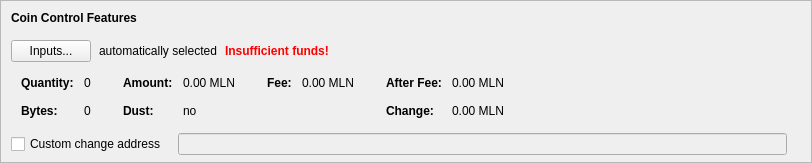
    <widget class="QFrame" name="frameCoinControl">
     <property name="sizePolicy">
      <sizepolicy hsizetype="Expanding" vsizetype="Expanding">
       <horstretch>0</horstretch>
       <verstretch>0</verstretch>
      </sizepolicy>
     </property>
     <property name="maximumSize">
      <size>
       <width>16777215</width>
       <height>16777215</height>
      </size>
     </property>
     <property name="frameShape">
      <enum>QFrame::StyledPanel</enum>
     </property>
     <property name="frameShadow">
      <enum>QFrame::Sunken</enum>
     </property>
     <layout class="QVBoxLayout" name="verticalLayoutCoinControl2">
      <property name="spacing">
       <number>0</number>
      </property>
      <property name="leftMargin">
       <number>0</number>
      </property>
      <property name="topMargin">
       <number>0</number>
      </property>
      <property name="rightMargin">
       <number>0</number>
      </property>
      <property name="bottomMargin">
       <number>6</number>
      </property>
      <item>
       <layout class="QVBoxLayout" name="verticalLayoutCoinControl" stretch="0,0,0,0,1">
        <property name="spacing">
         <number>0</number>
        </property>
        <property name="leftMargin">
         <number>10</number>
        </property>
        <property name="topMargin">
         <number>10</number>
        </property>
        <item>
         <layout class="QHBoxLayout" name="horizontalLayoutCoinControl1">
          <property name="bottomMargin">
           <number>15</number>
          </property>
          <item>
           <widget class="QLabel" name="labelCoinControlFeatures">
            <property name="sizePolicy">
             <sizepolicy hsizetype="Preferred" vsizetype="Maximum">
              <horstretch>0</horstretch>
              <verstretch>0</verstretch>
             </sizepolicy>
            </property>
            <property name="font">
             <font>
              <weight>75</weight>
              <bold>true</bold>
             </font>
            </property>
            <property name="styleSheet">
             <string notr="true">font-weight:bold;</string>
            </property>
            <property name="text">
             <string>Coin Control Features</string>
            </property>
           </widget>
          </item>
         </layout>
        </item>
        <item>
         <layout class="QHBoxLayout" name="horizontalLayoutCoinControl2" stretch="0,0,0,0">
          <property name="spacing">
           <number>8</number>
          </property>
          <property name="bottomMargin">
           <number>10</number>
          </property>
          <item>
           <widget class="QPushButton" name="pushButtonCoinControl">
            <property name="styleSheet">
             <string notr="true"/>
            </property>
            <property name="text">
             <string>Inputs...</string>
            </property>
            <property name="autoDefault">
             <bool>false</bool>
            </property>
           </widget>
          </item>
          <item>
           <widget class="QLabel" name="labelCoinControlAutomaticallySelected">
            <property name="text">
             <string>automatically selected</string>
            </property>
            <property name="margin">
             <number>5</number>
            </property>
           </widget>
          </item>
          <item>
           <widget class="QLabel" name="labelCoinControlInsuffFunds">
            <property name="font">
             <font>
              <weight>75</weight>
              <bold>true</bold>
             </font>
            </property>
            <property name="styleSheet">
             <string notr="true">color:red;font-weight:bold;</string>
            </property>
            <property name="text">
             <string>Insufficient funds!</string>
            </property>
            <property name="margin">
             <number>5</number>
            </property>
           </widget>
          </item>
          <item>
           <spacer name="horizontalSpacerCoinControl">
            <property name="orientation">
             <enum>Qt::Horizontal</enum>
            </property>
            <property name="sizeHint" stdset="0">
             <size>
              <width>40</width>
              <height>1</height>
             </size>
            </property>
           </spacer>
          </item>
         </layout>
        </item>
        <item>
         <widget class="QWidget" name="widgetCoinControl" native="true">
          <property name="sizePolicy">
           <sizepolicy hsizetype="Preferred" vsizetype="Preferred">
            <horstretch>0</horstretch>
            <verstretch>0</verstretch>
           </sizepolicy>
          </property>
          <property name="minimumSize">
           <size>
            <width>0</width>
            <height>0</height>
           </size>
          </property>
          <property name="styleSheet">
           <string notr="true"/>
          </property>
          <layout class="QHBoxLayout" name="horizontalLayoutCoinControl5">
           <property name="leftMargin">
            <number>0</number>
           </property>
           <property name="topMargin">
            <number>0</number>
           </property>
           <property name="rightMargin">
            <number>0</number>
           </property>
           <property name="bottomMargin">
            <number>0</number>
           </property>
           <item>
            <layout class="QHBoxLayout" name="horizontalLayoutCoinControl3" stretch="0,0,0,1">
             <property name="spacing">
              <number>20</number>
             </property>
             <property name="topMargin">
              <number>0</number>
             </property>
             <property name="bottomMargin">
              <number>10</number>
             </property>
             <item>
              <layout class="QFormLayout" name="formLayoutCoinControl1">
               <property name="horizontalSpacing">
                <number>10</number>
               </property>
               <property name="verticalSpacing">
                <number>14</number>
               </property>
               <property name="leftMargin">
                <number>10</number>
               </property>
               <property name="topMargin">
                <number>4</number>
               </property>
               <property name="rightMargin">
                <number>6</number>
               </property>
               <item row="0" column="0">
                <widget class="QLabel" name="labelCoinControlQuantityText">
                 <property name="font">
                  <font>
                   <weight>75</weight>
                   <bold>true</bold>
                  </font>
                 </property>
                 <property name="text">
                  <string>Quantity:</string>
                 </property>
                 <property name="margin">
                  <number>0</number>
                 </property>
                </widget>
               </item>
               <item row="0" column="1">
                <widget class="QLabel" name="labelCoinControlQuantity">
                 <property name="cursor">
                  <cursorShape>IBeamCursor</cursorShape>
                 </property>
                 <property name="contextMenuPolicy">
                  <enum>Qt::ActionsContextMenu</enum>
                 </property>
                 <property name="text">
                  <string notr="true">0</string>
                 </property>
                 <property name="margin">
                  <number>0</number>
                 </property>
                 <property name="textInteractionFlags">
                  <set>Qt::LinksAccessibleByMouse|Qt::TextSelectableByKeyboard|Qt::TextSelectableByMouse</set>
                 </property>
                </widget>
               </item>
               <item row="1" column="0">
                <widget class="QLabel" name="labelCoinControlBytesText">
                 <property name="font">
                  <font>
                   <weight>75</weight>
                   <bold>true</bold>
                  </font>
                 </property>
                 <property name="text">
                  <string>Bytes:</string>
                 </property>
                </widget>
               </item>
               <item row="1" column="1">
                <widget class="QLabel" name="labelCoinControlBytes">
                 <property name="cursor">
                  <cursorShape>IBeamCursor</cursorShape>
                 </property>
                 <property name="contextMenuPolicy">
                  <enum>Qt::ActionsContextMenu</enum>
                 </property>
                 <property name="text">
                  <string notr="true">0</string>
                 </property>
                 <property name="textInteractionFlags">
                  <set>Qt::LinksAccessibleByMouse|Qt::TextSelectableByKeyboard|Qt::TextSelectableByMouse</set>
                 </property>
                </widget>
               </item>
              </layout>
             </item>
             <item>
              <layout class="QFormLayout" name="formLayoutCoinControl2">
               <property name="horizontalSpacing">
                <number>10</number>
               </property>
               <property name="verticalSpacing">
                <number>14</number>
               </property>
               <property name="leftMargin">
                <number>6</number>
               </property>
               <property name="topMargin">
                <number>4</number>
               </property>
               <property name="rightMargin">
                <number>6</number>
               </property>
               <item row="0" column="0">
                <widget class="QLabel" name="labelCoinControlAmountText">
                 <property name="font">
                  <font>
                   <weight>75</weight>
                   <bold>true</bold>
                  </font>
                 </property>
                 <property name="text">
                  <string>Amount:</string>
                 </property>
                 <property name="margin">
                  <number>0</number>
                 </property>
                </widget>
               </item>
               <item row="0" column="1">
                <widget class="QLabel" name="labelCoinControlAmount">
                 <property name="cursor">
                  <cursorShape>IBeamCursor</cursorShape>
                 </property>
                 <property name="contextMenuPolicy">
                  <enum>Qt::ActionsContextMenu</enum>
                 </property>
                 <property name="text">
                  <string notr="true">0.00 MLN</string>
                 </property>
                 <property name="textInteractionFlags">
                  <set>Qt::LinksAccessibleByMouse|Qt::TextSelectableByKeyboard|Qt::TextSelectableByMouse</set>
                 </property>
                </widget>
               </item>
               <item row="1" column="0">
                <widget class="QLabel" name="labelCoinControlLowOutputText">
                 <property name="font">
                  <font>
                   <weight>75</weight>
                   <bold>true</bold>
                  </font>
                 </property>
                 <property name="text">
                  <string>Dust:</string>
                 </property>
                </widget>
               </item>
               <item row="1" column="1">
                <widget class="QLabel" name="labelCoinControlLowOutput">
                 <property name="cursor">
                  <cursorShape>IBeamCursor</cursorShape>
                 </property>
                 <property name="contextMenuPolicy">
                  <enum>Qt::ActionsContextMenu</enum>
                 </property>
                 <property name="text">
                  <string notr="true">no</string>
                 </property>
                 <property name="textInteractionFlags">
                  <set>Qt::LinksAccessibleByMouse|Qt::TextSelectableByKeyboard|Qt::TextSelectableByMouse</set>
                 </property>
                </widget>
               </item>
              </layout>
             </item>
             <item>
              <layout class="QFormLayout" name="formLayoutCoinControl3">
               <property name="horizontalSpacing">
                <number>10</number>
               </property>
               <property name="verticalSpacing">
                <number>14</number>
               </property>
               <property name="leftMargin">
                <number>6</number>
               </property>
               <property name="topMargin">
                <number>4</number>
               </property>
               <property name="rightMargin">
                <number>6</number>
               </property>
               <item row="0" column="0">
                <widget class="QLabel" name="labelCoinControlFeeText">
                 <property name="font">
                  <font>
                   <weight>75</weight>
                   <bold>true</bold>
                  </font>
                 </property>
                 <property name="text">
                  <string>Fee:</string>
                 </property>
                 <property name="margin">
                  <number>0</number>
                 </property>
                </widget>
               </item>
               <item row="0" column="1">
                <widget class="QLabel" name="labelCoinControlFee">
                 <property name="cursor">
                  <cursorShape>IBeamCursor</cursorShape>
                 </property>
                 <property name="contextMenuPolicy">
                  <enum>Qt::ActionsContextMenu</enum>
                 </property>
                 <property name="text">
                  <string notr="true">0.00 MLN</string>
                 </property>
                 <property name="textInteractionFlags">
                  <set>Qt::LinksAccessibleByMouse|Qt::TextSelectableByKeyboard|Qt::TextSelectableByMouse</set>
                 </property>
                </widget>
               </item>
              </layout>
             </item>
             <item>
              <layout class="QFormLayout" name="formLayoutCoinControl4">
               <property name="horizontalSpacing">
                <number>10</number>
               </property>
               <property name="verticalSpacing">
                <number>14</number>
               </property>
               <property name="leftMargin">
                <number>6</number>
               </property>
               <property name="topMargin">
                <number>4</number>
               </property>
               <property name="rightMargin">
                <number>6</number>
               </property>
               <item row="0" column="0">
                <widget class="QLabel" name="labelCoinControlAfterFeeText">
                 <property name="font">
                  <font>
                   <weight>75</weight>
                   <bold>true</bold>
                  </font>
                 </property>
                 <property name="text">
                  <string>After Fee:</string>
                 </property>
                 <property name="margin">
                  <number>0</number>
                 </property>
                </widget>
               </item>
               <item row="0" column="1">
                <widget class="QLabel" name="labelCoinControlAfterFee">
                 <property name="cursor">
                  <cursorShape>IBeamCursor</cursorShape>
                 </property>
                 <property name="contextMenuPolicy">
                  <enum>Qt::ActionsContextMenu</enum>
                 </property>
                 <property name="text">
                  <string notr="true">0.00 MLN</string>
                 </property>
                 <property name="textInteractionFlags">
                  <set>Qt::LinksAccessibleByMouse|Qt::TextSelectableByKeyboard|Qt::TextSelectableByMouse</set>
                 </property>
                </widget>
               </item>
               <item row="1" column="0">
                <widget class="QLabel" name="labelCoinControlChangeText">
                 <property name="font">
                  <font>
                   <weight>75</weight>
                   <bold>true</bold>
                  </font>
                 </property>
                 <property name="text">
                  <string>Change:</string>
                 </property>
                </widget>
               </item>
               <item row="1" column="1">
                <widget class="QLabel" name="labelCoinControlChange">
                 <property name="cursor">
                  <cursorShape>IBeamCursor</cursorShape>
                 </property>
                 <property name="contextMenuPolicy">
                  <enum>Qt::ActionsContextMenu</enum>
                 </property>
                 <property name="text">
                  <string notr="true">0.00 MLN</string>
                 </property>
                 <property name="textInteractionFlags">
                  <set>Qt::LinksAccessibleByMouse|Qt::TextSelectableByKeyboard|Qt::TextSelectableByMouse</set>
                 </property>
                </widget>
               </item>
              </layout>
             </item>
            </layout>
           </item>
          </layout>
         </widget>
        </item>
        <item>
         <layout class="QHBoxLayout" name="horizontalLayoutCoinControl4" stretch="0,0,0">
          <property name="spacing">
           <number>12</number>
          </property>
          <property name="sizeConstraint">
           <enum>QLayout::SetDefaultConstraint</enum>
          </property>
          <property name="topMargin">
           <number>5</number>
          </property>
          <property name="rightMargin">
           <number>5</number>
          </property>
          <item>
           <widget class="QCheckBox" name="checkBoxCoinControlChange">
            <property name="toolTip">
             <string>If this is activated, but the change address is empty or invalid, change will be sent to a newly generated address.</string>
            </property>
            <property name="text">
             <string>Custom change address</string>
            </property>
           </widget>
          </item>
          <item>
           <widget class="QValidatedLineEdit" name="lineEditCoinControlChange">
            <property name="enabled">
             <bool>false</bool>
            </property>
            <property name="sizePolicy">
             <sizepolicy hsizetype="Expanding" vsizetype="Fixed">
              <horstretch>0</horstretch>
              <verstretch>0</verstretch>
             </sizepolicy>
            </property>
           </widget>
          </item>
          <item>
           <widget class="QLabel" name="labelCoinControlChangeLabel">
            <property name="sizePolicy">
             <sizepolicy hsizetype="Preferred" vsizetype="Expanding">
              <horstretch>0</horstretch>
              <verstretch>0</verstretch>
             </sizepolicy>
            </property>
            <property name="minimumSize">
             <size>
              <width>0</width>
              <height>0</height>
             </size>
            </property>
            <property name="text">
             <string/>
            </property>
            <property name="margin">
             <number>3</number>
            </property>
           </widget>
          </item>
         </layout>
        </item>
        <item>
         <spacer name="verticalSpacerCoinControl">
          <property name="orientation">
           <enum>Qt::Vertical</enum>
          </property>
          <property name="sizeHint" stdset="0">
           <size>
            <width>800</width>
            <height>1</height>
           </size>
          </property>
         </spacer>
        </item>
       </layout>
      </item>
     </layout>
    </widget>
